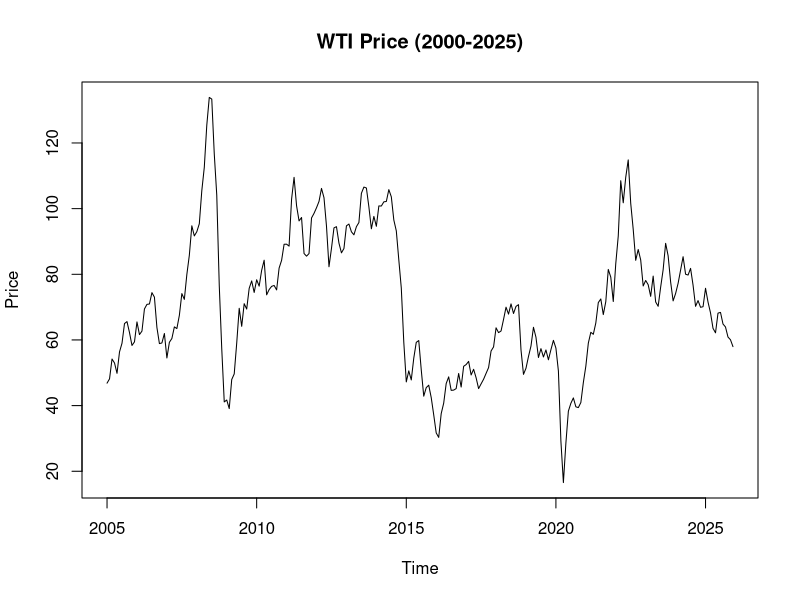
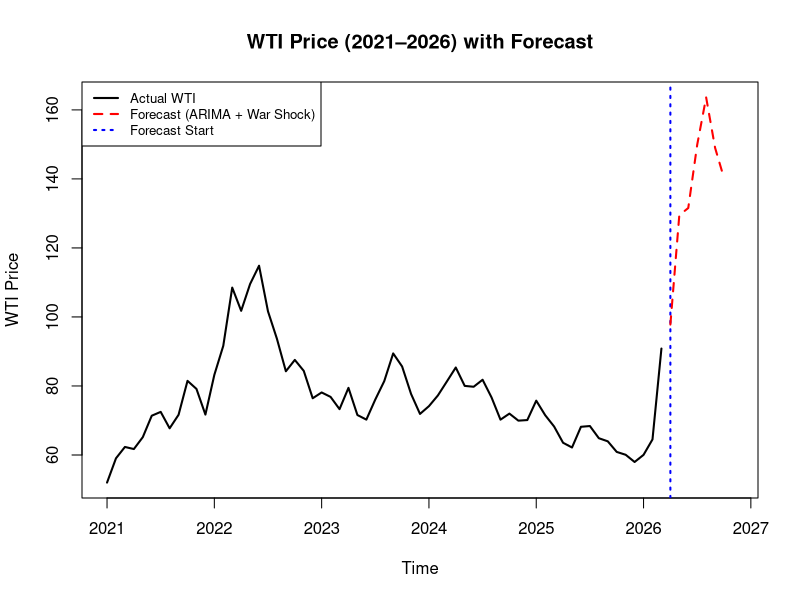

Here is the R script that generated these plots, in order:
## ---- chunk 1

library(readxl)
library(dplyr)
library(lubridate)
library(tidyr)
library(forecast)
library(tseries)
library(ggplot2)

## ---- chunk 2
wti_raw <- read_excel("Data/Cushing, OK WTI Spot Price FOB (Dollars per Barrel).xls")
stock_raw <- read_excel("Data/U.S. Ending Stocks of Crude Oil (Thousand Barrels).xls")
prod_raw <- read_excel("Data/U.S. Field Production of Crude Oil (Thousand Barrels per Day).xls")
## ---- chunk 3
wti_df <- data.frame(
  Date  = as.Date(wti_raw[[1]], format = "%Y/%m/%d"),
  Price = as.numeric(wti_raw[[2]])
) %>%
  na.omit() %>%
  arrange(Date)

wti_ts <- ts(wti_df[,2], start = c(1986,1), frequency = 12)

wti_sub <- window(wti_ts, start = c(2005, 1), end = c(2025, 12))

# Plot WTI training series
plot(wti_sub, main = "WTI Price (2000-2025)", ylab = "Price", xlab = "Time")

# Stationarity check
adf.test(wti_sub)

fit_arima <- auto.arima(wti_sub)
fit_arima

## ---- chunk 4
stock_df <- data.frame(
  Date  = as.Date(stock_raw[[1]], format = "%Y/%m/%d"),
  Price = as.numeric(stock_raw[[2]])
) %>%
  na.omit() %>%
  arrange(Date)

prod_df <- data.frame(
  Date  = as.Date(prod_raw[[1]], format = "%Y/%m/%d"),
  Price = as.numeric(prod_raw[[2]])
) %>%
  na.omit() %>%
  arrange(Date)

prod_ts  <- ts(prod_df[,2],  start = c(1920, 1), frequency = 12)
stock_ts <- ts(stock_df[,2], start = c(2005, 1), frequency = 12)

# Subset to same training period (2000–2025)
prod_sub  <- window(prod_ts,  start = c(2005,1), end = c(2025,12))
stock_sub <- window(stock_ts, start = c(2005,1), end = c(2025,12))

time_index <- time(wti_sub)

war_dummy <- ifelse(
  time_index >= 2022.1 & time_index < 2022.4,
  1, 0
)

xreg_all <- cbind(prod_sub, stock_sub, war_dummy)

fit_arimax <- auto.arima(wti_sub, xreg = xreg_all)
fit_arimax
## ---- chunk 5
# Gulf War window
gulf_train <- window(wti_ts, start = c(1986, 1), end = c(1990, 6))
gulf_test  <- window(wti_ts, start = c(1990, 7), end = c(1991, 1))

#log transform
gulf_train_log <- log(gulf_train)
gulf_test_log  <- log(gulf_test)

#Gulf War baseline model
fit_gulf_arima <- auto.arima(gulf_train_log)
fit_gulf_ets   <- ets(gulf_train_log)
fit_gulf_tbats <- tbats(gulf_train_log)

#Forecast Gulf War based on baseline
h_gulf <- length(gulf_test_log)

fc_gulf_arima <- forecast(fit_gulf_arima, h = h_gulf)
fc_gulf_ets   <- forecast(fit_gulf_ets, h = h_gulf)
fc_gulf_tbats <- forecast(fit_gulf_tbats, h = h_gulf)

# War shock effects
shock_gulf_arima <- as.numeric(gulf_test_log - fc_gulf_arima$mean)
shock_gulf_ets   <- as.numeric(gulf_test_log - fc_gulf_ets$mean)
shock_gulf_tbats <- as.numeric(gulf_test_log - fc_gulf_tbats$mean)
## ---- chunk 6
# Ukraine window（same length as Gulf War）
ukr_train <- window(wti_ts, start = c(2018, 1), end = c(2022, 1))
ukr_test  <- window(wti_ts, start = c(2022, 2), end = c(2022, 8))  # 7 months

#log transform
ukr_train_log <- log(ukr_train) 
ukr_test_log  <- log(ukr_test)

#Ukraine baseline models
fit_ukr_arima <- auto.arima(ukr_train_log)
fit_ukr_ets   <- ets(ukr_train_log)
fit_ukr_tbats <- tbats(ukr_train_log)

#Forecast 2022 war period baseline
h_ukr <- length(ukr_test_log)

fc_ukr_arima <- forecast(fit_ukr_arima, h = h_ukr)
fc_ukr_ets   <- forecast(fit_ukr_ets, h = h_ukr)
fc_ukr_tbats <- forecast(fit_ukr_tbats, h = h_ukr)

## ---- chunk 7
pred_ukr_arima_war_log <- as.numeric(fc_ukr_arima$mean) + shock_gulf_arima
pred_ukr_arima_war <- exp(pred_ukr_arima_war_log)
## ---- chunk 8
pred_ukr_ets_war_log <- as.numeric(fc_ukr_ets$mean) + shock_gulf_ets
pred_ukr_ets_war <- exp(pred_ukr_ets_war_log)
## ---- chunk 9
pred_ukr_tbats_war_log <- as.numeric(fc_ukr_tbats$mean) + shock_gulf_tbats
pred_ukr_tbats_war <- exp(pred_ukr_tbats_war_log)
## ---- chunk 10
actual_ukr <- as.numeric(ukr_test)
Arima_Scores<-accuracy(pred_ukr_arima_war, actual_ukr)
ETS_Scores<-accuracy(pred_ukr_ets_war, actual_ukr)
TBAT_Scores<-accuracy(pred_ukr_tbats_war, actual_ukr)

scores_cbind <- as.data.frame(rbind(Arima_Scores, ETS_Scores, TBAT_Scores))
row.names(scores_cbind) <-c("ARIMA","ETS","TBAT")
print(scores_cbind)
## ---- chunk 11
#Ukraine war shock 
shock_ukr_arima <- as.numeric(ukr_test_log - fc_ukr_arima$mean)

# check the shock values
print(shock_ukr_arima)

#Year 2026's WTI price
wti_train_2026 <- window(wti_ts, start = c(2022, 9), end = c(2026, 3)) #Use data after the Ukraine War
wti_train_2026_log <- log(wti_train_2026)

fit_final_arima <- auto.arima(wti_train_2026_log)
summary(fit_final_arima)

#Forecast baseline WTI after April 2026 
h_future <- length(shock_ukr_arima)

fc_2026_arima <- forecast(fit_final_arima, h = h_future)

# baseline forecast in log scale
baseline_2026_log <- as.numeric(fc_2026_arima$mean)

#Add 2022 Ukraine War shock trend to the 2026 baseline forecast
pred_2026_war_log <- baseline_2026_log + shock_ukr_arima
pred_2026_war <- exp(pred_2026_war_log)

#output
forecast_2026_results <- data.frame(
  Time = time(fc_2026_arima$mean),
  ARIMA_with_2022_WarShock = pred_2026_war
)

print(forecast_2026_results)
## ---- chunk 12
# Filter observed data from 2021 to 2026.3
wti_plot_actual <- window(wti_ts, start = c(2021, 1), end = c(2026, 3))


#Turn forecast data into time series
wti_forecast_ts <- ts(
  pred_2026_war,
  start = c(2026, 4),
  frequency = 12
)

#Plot observed data
plot(
  wti_plot_actual,
  xlim = c(2021, 2026 + 10/12),
  ylim = range(c(wti_plot_actual, wti_forecast_ts)),
  col = "black",
  lwd = 2,
  ylab = "WTI Price",
  xlab = "Time",
  main = "WTI Price (2021–2026) with Forecast"
)+
  abline(v = 2026 + 3/12, col = "blue", lty = 3, lwd = 2)+
  lines(
  wti_forecast_ts,
  col = "red",
  lwd = 2,
  lty = 2 
)

legend(
  "topleft",
  legend = c("Actual WTI", "Forecast (ARIMA + War Shock)", "Forecast Start"),
  col = c("black", "red", "blue"),
  lty = c(1, 2, 3),
  lwd = 2,
  cex = 0.8
)
